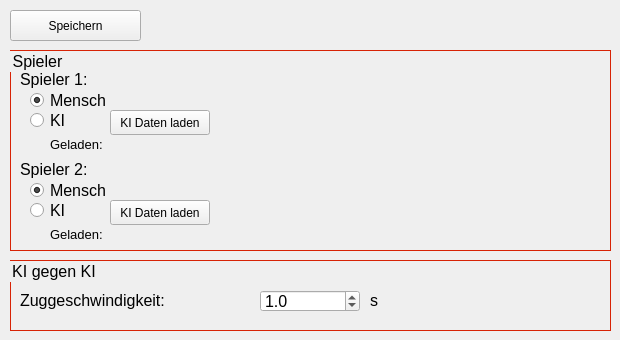
    <widget class="QWidget" name="Einstellungen">
     <attribute name="title">
      <string>Einstellungen</string>
     </attribute>
     <widget class="QGroupBox" name="gbPlayer">
      <property name="geometry">
       <rect>
        <x>10</x>
        <y>50</y>
        <width>601</width>
        <height>201</height>
       </rect>
      </property>
      <property name="font">
       <font>
        <pointsize>12</pointsize>
       </font>
      </property>
      <property name="styleSheet">
       <string notr="true">QGroupBox {
	margin-top: 3ex;
	border: 1px solid #d72305;	/* Roter Rahmen */
}

QGroupBox::title {
    top: -0.7em;
	left: 1em;
}</string>
      </property>
      <property name="title">
       <string>Spieler</string>
      </property>
      <widget class="QRadioButton" name="rBtnPlayer1Human">
       <property name="geometry">
        <rect>
         <x>20</x>
         <y>40</y>
         <width>191</width>
         <height>20</height>
        </rect>
       </property>
       <property name="font">
        <font>
         <pointsize>12</pointsize>
        </font>
       </property>
       <property name="text">
        <string>Mensch</string>
       </property>
       <property name="checked">
        <bool>true</bool>
       </property>
       <attribute name="buttonGroup">
        <string notr="true">btnGroupPlayer1</string>
       </attribute>
      </widget>
      <widget class="QRadioButton" name="rBtnPlayer1KI">
       <property name="geometry">
        <rect>
         <x>20</x>
         <y>60</y>
         <width>191</width>
         <height>20</height>
        </rect>
       </property>
       <property name="font">
        <font>
         <pointsize>12</pointsize>
        </font>
       </property>
       <property name="text">
        <string>KI</string>
       </property>
       <property name="autoRepeat">
        <bool>false</bool>
       </property>
       <property name="autoExclusive">
        <bool>false</bool>
       </property>
       <attribute name="buttonGroup">
        <string notr="true">btnGroupPlayer1</string>
       </attribute>
      </widget>
      <widget class="QLabel" name="lblTxtNextAction_2">
       <property name="geometry">
        <rect>
         <x>10</x>
         <y>20</y>
         <width>161</width>
         <height>20</height>
        </rect>
       </property>
       <property name="text">
        <string>&lt;html&gt;&lt;head/&gt;&lt;body&gt;&lt;p&gt;&lt;span style=&quot; font-size:12pt;&quot;&gt;Spieler 1:&lt;/span&gt;&lt;/p&gt;&lt;/body&gt;&lt;/html&gt;</string>
       </property>
      </widget>
      <widget class="QLabel" name="lblTxtNextAction_3">
       <property name="geometry">
        <rect>
         <x>10</x>
         <y>110</y>
         <width>161</width>
         <height>20</height>
        </rect>
       </property>
       <property name="text">
        <string>&lt;html&gt;&lt;head/&gt;&lt;body&gt;&lt;p&gt;&lt;span style=&quot; font-size:12pt;&quot;&gt;Spieler 2:&lt;/span&gt;&lt;/p&gt;&lt;/body&gt;&lt;/html&gt;</string>
       </property>
      </widget>
      <widget class="QRadioButton" name="rBtnPlayer2Human">
       <property name="geometry">
        <rect>
         <x>20</x>
         <y>130</y>
         <width>191</width>
         <height>20</height>
        </rect>
       </property>
       <property name="font">
        <font>
         <pointsize>12</pointsize>
        </font>
       </property>
       <property name="text">
        <string>Mensch</string>
       </property>
       <property name="checked">
        <bool>true</bool>
       </property>
       <attribute name="buttonGroup">
        <string notr="true">btnGroupPlayer2</string>
       </attribute>
      </widget>
      <widget class="QRadioButton" name="rBtnPlayer2KI">
       <property name="geometry">
        <rect>
         <x>20</x>
         <y>150</y>
         <width>191</width>
         <height>20</height>
        </rect>
       </property>
       <property name="font">
        <font>
         <pointsize>12</pointsize>
        </font>
       </property>
       <property name="text">
        <string>KI</string>
       </property>
       <attribute name="buttonGroup">
        <string notr="true">btnGroupPlayer2</string>
       </attribute>
      </widget>
      <widget class="QPushButton" name="btnLoadKIData1">
       <property name="geometry">
        <rect>
         <x>100</x>
         <y>60</y>
         <width>100</width>
         <height>25</height>
        </rect>
       </property>
       <property name="text">
        <string>KI Daten laden</string>
       </property>
      </widget>
      <widget class="QPushButton" name="btnLoadKIData2">
       <property name="geometry">
        <rect>
         <x>100</x>
         <y>150</y>
         <width>100</width>
         <height>25</height>
        </rect>
       </property>
       <property name="text">
        <string>KI Daten laden</string>
       </property>
      </widget>
      <widget class="QLabel" name="lblTxtLoadeFilePath1">
       <property name="geometry">
        <rect>
         <x>40</x>
         <y>85</y>
         <width>561</width>
         <height>20</height>
        </rect>
       </property>
       <property name="text">
        <string>&lt;html&gt;&lt;head/&gt;&lt;body&gt;&lt;p&gt;&lt;span style=&quot; font-size:10pt;&quot;&gt;Geladen:&lt;/span&gt;&lt;/p&gt;&lt;/body&gt;&lt;/html&gt;</string>
       </property>
      </widget>
      <widget class="QLabel" name="lblTxtLoadeFilePath2">
       <property name="geometry">
        <rect>
         <x>40</x>
         <y>175</y>
         <width>561</width>
         <height>20</height>
        </rect>
       </property>
       <property name="text">
        <string>&lt;html&gt;&lt;head/&gt;&lt;body&gt;&lt;p&gt;&lt;span style=&quot; font-size:10pt;&quot;&gt;Geladen:&lt;/span&gt;&lt;/p&gt;&lt;/body&gt;&lt;/html&gt;</string>
       </property>
      </widget>
     </widget>
     <widget class="QPushButton" name="btnSettingSave">
      <property name="geometry">
       <rect>
        <x>10</x>
        <y>10</y>
        <width>131</width>
        <height>31</height>
       </rect>
      </property>
      <property name="text">
       <string>Speichern</string>
      </property>
     </widget>
     <widget class="QGroupBox" name="gbPlayer_2">
      <property name="geometry">
       <rect>
        <x>10</x>
        <y>260</y>
        <width>601</width>
        <height>71</height>
       </rect>
      </property>
      <property name="font">
       <font>
        <pointsize>12</pointsize>
       </font>
      </property>
      <property name="styleSheet">
       <string notr="true">QGroupBox {
	margin-top: 3ex;
	border: 1px solid #d72305;	/* Roter Rahmen */
}

QGroupBox::title {
    top: -0.7em;
	left: 1em;
}</string>
      </property>
      <property name="title">
       <string>KI gegen KI</string>
      </property>
      <widget class="QDoubleSpinBox" name="dsBoxTimeAIvsAI">
       <property name="geometry">
        <rect>
         <x>250</x>
         <y>30</y>
         <width>100</width>
         <height>22</height>
        </rect>
       </property>
       <property name="font">
        <font>
         <pointsize>12</pointsize>
        </font>
       </property>
       <property name="decimals">
        <number>1</number>
       </property>
       <property name="maximum">
        <double>10.000000000000000</double>
       </property>
       <property name="singleStep">
        <double>0.010000000000000</double>
       </property>
       <property name="value">
        <double>1.000000000000000</double>
       </property>
      </widget>
      <widget class="QLabel" name="lblTxtNumberGames_17">
       <property name="geometry">
        <rect>
         <x>10</x>
         <y>30</y>
         <width>241</width>
         <height>21</height>
        </rect>
       </property>
       <property name="text">
        <string>&lt;html&gt;&lt;head/&gt;&lt;body&gt;&lt;p&gt;&lt;span style=&quot; font-size:12pt;&quot;&gt;Zuggeschwindigkeit:&lt;/span&gt;&lt;/p&gt;&lt;/body&gt;&lt;/html&gt;</string>
       </property>
      </widget>
      <widget class="QLabel" name="lblTxtNumberGames_18">
       <property name="geometry">
        <rect>
         <x>360</x>
         <y>30</y>
         <width>21</width>
         <height>21</height>
        </rect>
       </property>
       <property name="text">
        <string>&lt;html&gt;&lt;head/&gt;&lt;body&gt;&lt;p&gt;&lt;span style=&quot; font-size:12pt;&quot;&gt;s&lt;/span&gt;&lt;/p&gt;&lt;/body&gt;&lt;/html&gt;</string>
       </property>
      </widget>
     </widget>
    </widget>
